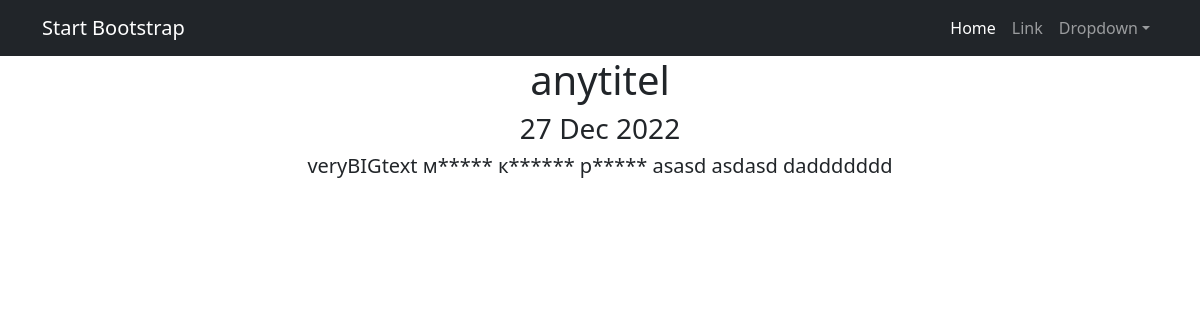
Screenshot of /news/1 with the database file from the repository.
### simpleapp/models.py (models this page shows, shortened)
class Post(models.Model):
    author = models.ForeignKey(Author, on_delete=models.CASCADE)
    NEWS = 'NW'
    ARTICLE = 'AR'
    CATEGORY_CHOICES = (
        (NEWS, 'Новость'),
        (ARTICLE, 'Статья')
    )
    categoryType = models.CharField(max_length=2, choices=CATEGORY_CHOICES, default=ARTICLE)
    dateCreation = models.DateTimeField(auto_now_add=True)
    postCategory = models.ManyToManyField(CategoryN, through='PostCategory')
    title = models.CharField(max_length=128)
    text = models.TextField()
    rating = models.SmallIntegerField(default=0)

### simpleapp/views.py (the view)
class PostDetail(DetailView):
    model = Post
    template_name = 'post.html'
    context_object_name = 'post'

### simpleapp/templatetags/custom_filters.py (called while the page is built)
@register.filter()
def censor(value):
   if not isinstance(value, str):
      raise TypeError(f"unresolved type '{type(value)}' expected  type 'str'")
   for word in value.split():
      if word[len(word) - 1] in specialsimbols:
         word = word[:len(word) - 1]
      if word.lower() in bad_words:
         value = value.replace(word, f"{word[0]}{'*' * (len(word) - 2)}")
   return value

### templates/post.html (shortened to what this page needs)
{% extends 'flatpages/default.html' %}
{% load custom_filters %}
{% block content %}
   <h1>{{ post.title|censor }}</h1>
    <h3>{{ post.dateCreation|date:' d M Y' }}</h3>
    <h5>{{ post.text|censor }}</h5>
{% endblock content %}

### rows the page displays
Post: title|censor "anytitel", dateCreation "27 Dec 2022", text|censor "veryBIGtext м***** к****** р***** asasd asdasd daddddddd"
